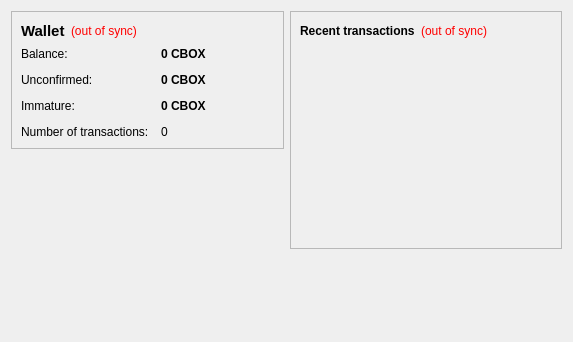
<?xml version="1.0" encoding="UTF-8"?>
<ui version="4.0">
 <class>OverviewPage</class>
 <widget class="QWidget" name="OverviewPage">
  <property name="geometry">
   <rect>
    <x>0</x>
    <y>0</y>
    <width>573</width>
    <height>342</height>
   </rect>
  </property>
  <property name="windowTitle">
   <string>Form</string>
  </property>
  <layout class="QHBoxLayout" name="horizontalLayout" stretch="1,1">
   <item>
    <layout class="QVBoxLayout" name="verticalLayout_2">
     <item>
      <widget class="QFrame" name="frame">
       <property name="frameShape">
        <enum>QFrame::StyledPanel</enum>
       </property>
       <property name="frameShadow">
        <enum>QFrame::Raised</enum>
       </property>
       <layout class="QVBoxLayout" name="verticalLayout_4">
        <item>
         <layout class="QHBoxLayout" name="horizontalLayout_4">
          <item>
           <widget class="QLabel" name="label_5">
            <property name="font">
             <font>
              <pointsize>11</pointsize>
              <weight>75</weight>
              <bold>true</bold>
             </font>
            </property>
            <property name="text">
             <string>Wallet</string>
            </property>
           </widget>
          </item>
          <item>
           <widget class="QLabel" name="labelWalletStatus">
            <property name="toolTip">
             <string>The displayed information may be out of date. Your wallet automatically synchronizes with the CryptoBoxxy network after a connection is established, but this process has not completed yet.</string>
            </property>
            <property name="styleSheet">
             <string notr="true">QLabel { color: red; }</string>
            </property>
            <property name="text">
             <string notr="true">(out of sync)</string>
            </property>
            <property name="alignment">
             <set>Qt::AlignLeading|Qt::AlignLeft|Qt::AlignVCenter</set>
            </property>
           </widget>
          </item>
          <item>
           <spacer name="horizontalSpacer_2">
            <property name="orientation">
             <enum>Qt::Horizontal</enum>
            </property>
            <property name="sizeHint" stdset="0">
             <size>
              <width>40</width>
              <height>20</height>
             </size>
            </property>
           </spacer>
          </item>
         </layout>
        </item>
        <item>
         <layout class="QFormLayout" name="formLayout_2">
          <property name="fieldGrowthPolicy">
           <enum>QFormLayout::AllNonFixedFieldsGrow</enum>
          </property>
          <property name="horizontalSpacing">
           <number>12</number>
          </property>
          <property name="verticalSpacing">
           <number>12</number>
          </property>
          <item row="0" column="0">
           <widget class="QLabel" name="label">
            <property name="text">
             <string>Balance:</string>
            </property>
           </widget>
          </item>
          <item row="0" column="1">
           <widget class="QLabel" name="labelBalance">
            <property name="font">
             <font>
              <weight>75</weight>
              <bold>true</bold>
             </font>
            </property>
            <property name="cursor">
             <cursorShape>IBeamCursor</cursorShape>
            </property>
            <property name="toolTip">
             <string>Your current balance</string>
            </property>
            <property name="text">
             <string notr="true">0 CBOX</string>
            </property>
            <property name="textInteractionFlags">
             <set>Qt::LinksAccessibleByMouse|Qt::TextSelectableByKeyboard|Qt::TextSelectableByMouse</set>
            </property>
           </widget>
          </item>
          <item row="1" column="0">
           <widget class="QLabel" name="label_3">
            <property name="text">
             <string>Unconfirmed:</string>
            </property>
           </widget>
          </item>
          <item row="1" column="1">
           <widget class="QLabel" name="labelUnconfirmed">
            <property name="font">
             <font>
              <weight>75</weight>
              <bold>true</bold>
             </font>
            </property>
            <property name="cursor">
             <cursorShape>IBeamCursor</cursorShape>
            </property>
            <property name="toolTip">
             <string>Total of transactions that have yet to be confirmed, and do not yet count toward the current balance</string>
            </property>
            <property name="text">
             <string notr="true">0 CBOX</string>
            </property>
            <property name="textInteractionFlags">
             <set>Qt::LinksAccessibleByMouse|Qt::TextSelectableByKeyboard|Qt::TextSelectableByMouse</set>
            </property>
           </widget>
          </item>
          <item row="3" column="0">
           <widget class="QLabel" name="label_2">
            <property name="text">
             <string>Number of transactions:</string>
            </property>
           </widget>
          </item>
          <item row="3" column="1">
           <widget class="QLabel" name="labelNumTransactions">
            <property name="toolTip">
             <string>Total number of transactions in wallet</string>
            </property>
            <property name="text">
             <string notr="true">0</string>
            </property>
           </widget>
          </item>
          <item row="2" column="0">
           <widget class="QLabel" name="labelImmatureText">
            <property name="text">
             <string>Immature:</string>
            </property>
           </widget>
          </item>
          <item row="2" column="1">
           <widget class="QLabel" name="labelImmature">
            <property name="font">
             <font>
              <weight>75</weight>
              <bold>true</bold>
             </font>
            </property>
            <property name="toolTip">
             <string>Mined balance that has not yet matured</string>
            </property>
            <property name="text">
             <string notr="true">0 CBOX</string>
            </property>
            <property name="textInteractionFlags">
             <set>Qt::LinksAccessibleByMouse|Qt::TextSelectableByKeyboard|Qt::TextSelectableByMouse</set>
            </property>
           </widget>
          </item>
         </layout>
        </item>
       </layout>
      </widget>
     </item>
     <item>
      <spacer name="verticalSpacer">
       <property name="orientation">
        <enum>Qt::Vertical</enum>
       </property>
       <property name="sizeHint" stdset="0">
        <size>
         <width>20</width>
         <height>40</height>
        </size>
       </property>
      </spacer>
     </item>
    </layout>
   </item>
   <item>
    <layout class="QVBoxLayout" name="verticalLayout_3">
     <item>
      <widget class="QFrame" name="frame_2">
       <property name="frameShape">
        <enum>QFrame::StyledPanel</enum>
       </property>
       <property name="frameShadow">
        <enum>QFrame::Raised</enum>
       </property>
       <layout class="QVBoxLayout" name="verticalLayout">
        <item>
         <layout class="QHBoxLayout" name="horizontalLayout_2">
          <item>
           <widget class="QLabel" name="label_4">
            <property name="text">
             <string>&lt;b&gt;Recent transactions&lt;/b&gt;</string>
            </property>
           </widget>
          </item>
          <item>
           <widget class="QLabel" name="labelTransactionsStatus">
            <property name="toolTip">
             <string>The displayed information may be out of date. Your wallet automatically synchronizes with the CryptoBoxxy network after a connection is established, but this process has not completed yet.</string>
            </property>
            <property name="styleSheet">
             <string notr="true">QLabel { color: red; }</string>
            </property>
            <property name="text">
             <string notr="true">(out of sync)</string>
            </property>
            <property name="alignment">
             <set>Qt::AlignRight|Qt::AlignTrailing|Qt::AlignVCenter</set>
            </property>
           </widget>
          </item>
          <item>
           <spacer name="horizontalSpacer">
            <property name="orientation">
             <enum>Qt::Horizontal</enum>
            </property>
            <property name="sizeHint" stdset="0">
             <size>
              <width>40</width>
              <height>20</height>
             </size>
            </property>
           </spacer>
          </item>
         </layout>
        </item>
        <item>
         <widget class="QListView" name="listTransactions">
          <property name="styleSheet">
           <string notr="true">QListView { background: transparent; }</string>
          </property>
          <property name="frameShape">
           <enum>QFrame::NoFrame</enum>
          </property>
          <property name="verticalScrollBarPolicy">
           <enum>Qt::ScrollBarAlwaysOff</enum>
          </property>
          <property name="horizontalScrollBarPolicy">
           <enum>Qt::ScrollBarAlwaysOff</enum>
          </property>
          <property name="selectionMode">
           <enum>QAbstractItemView::NoSelection</enum>
          </property>
         </widget>
        </item>
       </layout>
      </widget>
     </item>
     <item>
      <spacer name="verticalSpacer_2">
       <property name="orientation">
        <enum>Qt::Vertical</enum>
       </property>
       <property name="sizeHint" stdset="0">
        <size>
         <width>20</width>
         <height>40</height>
        </size>
       </property>
      </spacer>
     </item>
    </layout>
   </item>
  </layout>
 </widget>
 <resources/>
 <connections/>
</ui>
